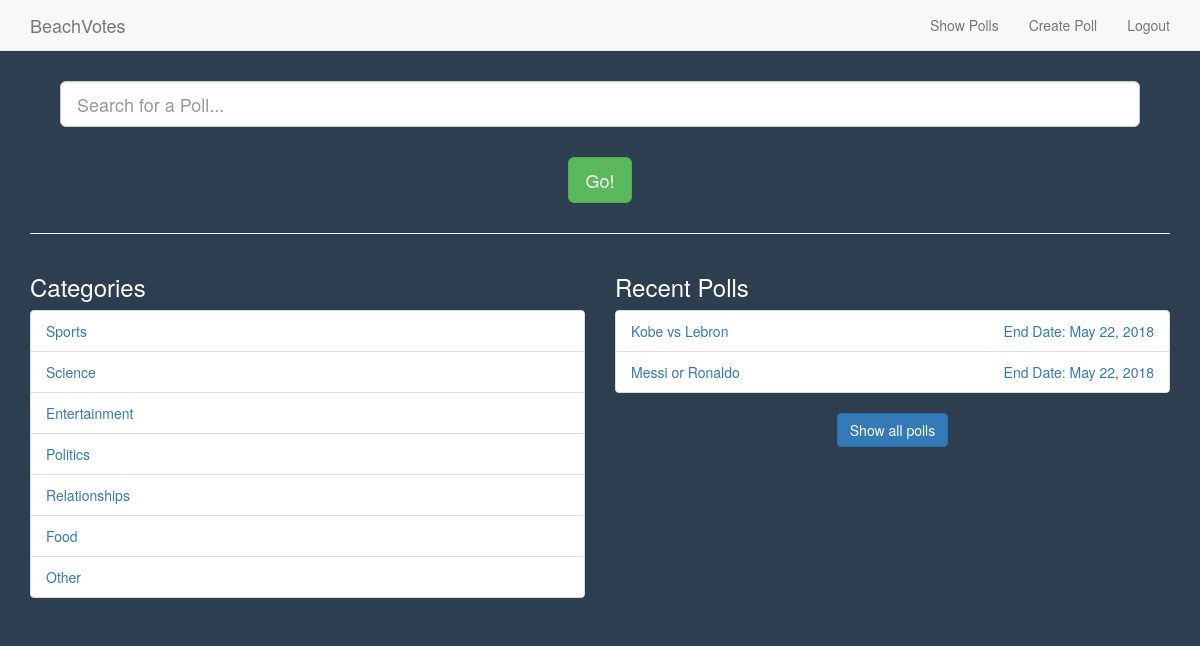
/poll/show_polls (signed in), run on an earlier commit of the app's database.
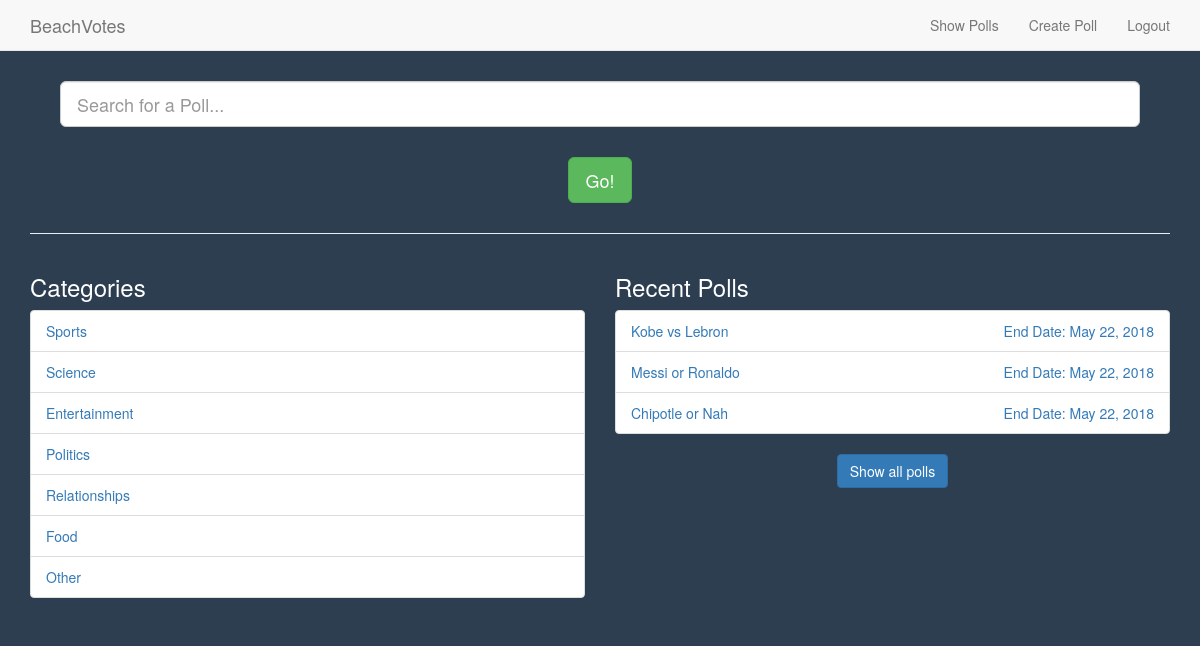
And on a later commit of the database.
### poll/models.py (models this page shows, shortened)
class Category(models.Model):
    group_name = models.CharField(max_length = 50, unique = True, null = False)
    def __init__(self, *args, **kwargs):
        models.Model.__init__(self, *args, **kwargs)
    class Meta:
        verbose_name_plural = 'Categories'

class Poll(models.Model):
    category = models.ForeignKey(Category, on_delete=models.CASCADE)
    poll_creator = models.ForeignKey(User, on_delete=models.CASCADE)
    title_question = models.CharField(max_length = 128, unique = True, null = False)
    start_date = models.DateField(default = datetime.date.today, null = False)
    end_date =  models.DateField(default = datetime.date.today() + datetime.timedelta(days=1),
                                 null = False)
    def __init__(self, *args, **kwargs):
        models.Model.__init__(self, *args, **kwargs)

### poll/views.py (the view)
@login_required
def show_polls(request):
    categories = Category.objects.all()
    polls = Poll.objects.order_by('-start_date')[:7]
    context_dict = { 'categories' : categories }
    context_dict['polls'] = polls
    return render(request, 'poll/show_polls.html', context_dict)

### templates/poll/show_polls.html (shortened to what this page needs)
{% extends 'poll/base.html' %}
{% load staticfiles %}
{% block body_block %}
<div class="container">
  <div class="text-center" style="margin: 30px;">
    <form method='post' action="{% url 'search_polls' %}">
      <input type="text" class="form-control input-lg center-block" name="search"
        placeholder="Search for a Poll..." />
      <button name="submit" class="btn btn-lg btn-success" style="margin-top: 30px;">Go!</a>
    </form>
  </div>
  <hr />
  <div class="row">
    <div class="col-md-6">
      <h3>Categories</h3>
  {% if categories %}
      <ul class="list-group">
        {% for category in categories %}
        <li class="list-group-item">
          <a href="{% url 'view_category' category.id %}">
            {{ category.group_name }}
          </a>
        </li>
        {% endfor %}
      </ul>
      {% else %}
        <h1>No categories to show</h1>
      {% endif %}
    </div>
    <div class="col-md-6">
      <h3>Recent Polls</h3>
      {% if polls %}
        <ul class="list-group">
          {% for poll in polls %}
            <li class="list-group-item">
              <a href="{% url 'view_poll' poll.id user.id %}">
                {{ poll.title_question }}
                <p style="float: right;">End Date: {{ poll.end_date }}</p>
              </a>
            </li>
          {% endfor %}
        </ul>
        <h3 class="text-center"><a href="{% url 'view_all_polls' %}" class="btn btn-primary">Show all polls</a></h3>
      {% else %}
        <h4>No recent polls to show</h4>
      {% endif %}
    </div>
  </div>
</div>
{% endblock %}

What changed in the data, as far as the page shows it:
added Poll: title_question "Chipotle or Nah", end_date "May 22, 2018"
